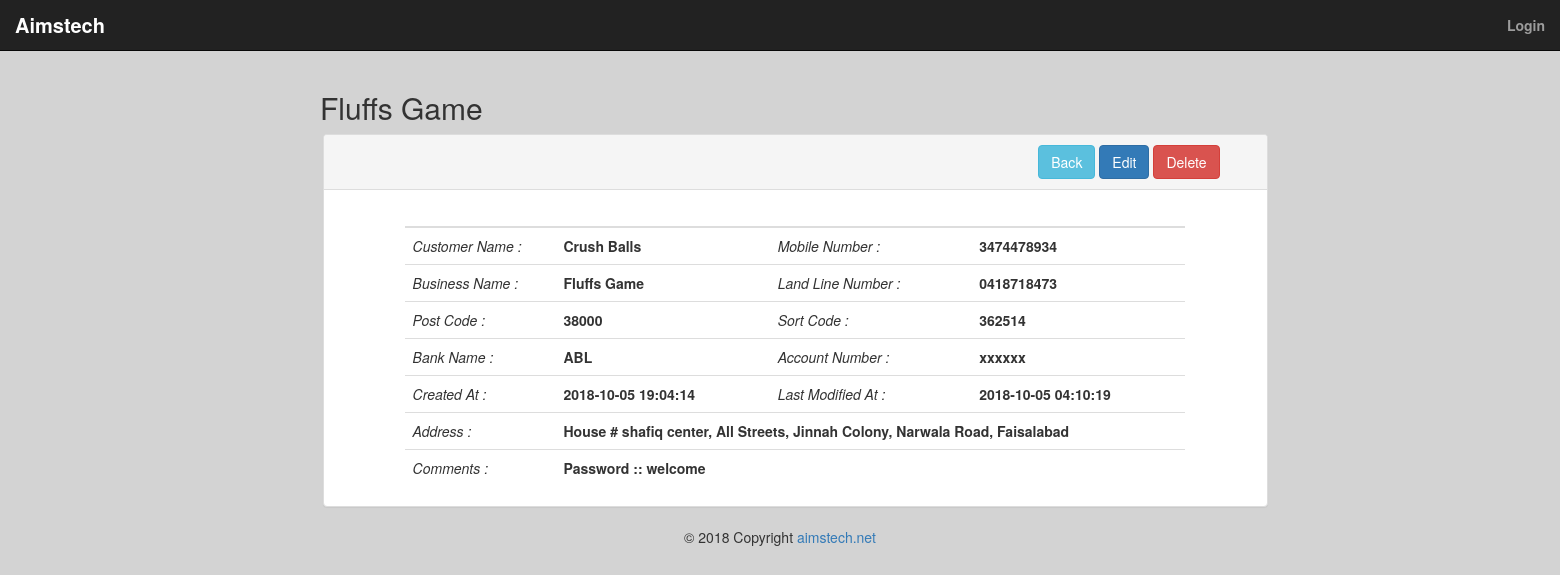
The app's page /callbacks/Fluffs-Game with its own data.
### tables this page shows
CREATE TABLE `callbacks` (
  `id` int(11) NOT NULL,
  `category_id` int(11) NOT NULL,
  `user_id` int(11) NOT NULL,
  `slug` varchar(255) NOT NULL,
  `customerName` varchar(255) NOT NULL,
  `businessName` varchar(255) NOT NULL,
  `mobileNumber` varchar(255) NOT NULL,
  `landLineNumber` varchar(255) NOT NULL,
  `address` varchar(255) NOT NULL,
  `postCode` varchar(255) NOT NULL,
  `bankName` varchar(255) NOT NULL,
  `accountNumber` varchar(255) NOT NULL,
  `sortCode` varchar(255) NOT NULL,
  `comments` varchar(255) NOT NULL,
  `modifiedAt` timestamp NOT NULL DEFAULT CURRENT_TIMESTAMP,
  `createdAt` datetime NOT NULL DEFAULT CURRENT_TIMESTAMP
);

### application/controllers/Callbacks.php (called while the page is built, shortened)
<?php
	class Callbacks extends CI_Controller
	{
		public function view($slug = NULL)
		{
			$data['callback'] = $this->callback_model->get_callbacks($slug);
			$data['title'] = $data['callback']['businessName'];
			$this->load->view('templates/header');
			$this->load->view('callbacks/view', $data);
			$this->load->view('templates/footer');
		}
	}

### index.php (called while the page is built, shortened)
<?php
require_once BASEPATH.'core/CodeIgniter.php';

### application/models/Callback_model.php (called while the page is built, shortened)
<?php
	class Callback_model extends CI_Model
	{
		public function get_callbacks($slug = FALSE)
		{
			$query = $this->db->get_where('callbacks', array('slug' => $slug));
			return $query->row_array();
		}
	}

### application/views/callbacks/view.php (the view, shortened to what this page needs)
<h2 class="col-md-offset-1"><?php echo $callback['businessName']; ?></h2>
<div class="row">
	<div class="col-md-10 col-md-offset-1">
		<div class="panel panel-default">
			<div class="panel-heading clearfix">
				<div class="row col-md-12 col-md-offset-9">
					<a class="btn btn-info" href="<?php echo base_url(); ?>callbacks">Back</a>
					<a class="btn btn-primary" href="<?php echo base_url(); ?>callbacks/edit/<?php echo $callback['slug'] ?>">Edit</a>
					<a href="<?php echo site_url('callbacks/delete/'.$callback['id']); ?>" class="btn btn-danger" onclick="return confirm('Are you sure you want to delete your Callback?')">Delete</a>
				</div>
			</div>
			<br>
			<div class="row">
		    <div class="col-md-10 col-md-offset-1">
		      <table class="table">
		        <thead>
		          <tr>
		            <th></th>
		            <th></th>
		            <th></th>
		            <th></th>
		          </tr>
		        </thead>
		        <tbody>
		          <tr>
		            <td><i>Customer Name :</i></td>
		            <td><strong><?php echo $callback['customerName']; ?></strong></td>
		            <td><i>Mobile Number :</i></td>
		            <td><strong><?php echo $callback['mobileNumber']; ?></strong></td>
		          </tr>
		          <tr>
		            <td><i>Business Name :</i></td>
		            <td><strong><?php echo $callback['businessName']; ?></td>
		            <td><i>Land Line Number :</i></td>
		            <td><strong><?php echo $callback['landLineNumber']; ?></strong></td>
		          </tr>
		          <tr>
		            <td><i>Post Code :</i></td>
		            <td><strong><?php echo $callback['postCode']; ?></strong></td>
		            <td><i>Sort Code :</i></td>
		            <td><strong><?php echo $callback['sortCode']; ?></strong></td>
		          </tr>
		          <tr>
		            <td><i>Bank Name :</i></td>
		            <td><strong><?php echo $callback['bankName']; ?></strong></td>
		            <td><i>Account Number :</i></td>
		            <td><strong><?php echo $callback['accountNumber']; ?></strong></td>
		          </tr>
		          <tr>
		            <td><i>Created At :</i></td>
		            <td><strong><?php echo $callback['createdAt']; ?></strong></td>
		            <td><i>Last Modified At :</i></td>
		            <td><strong><?php echo $callback['modifiedAt']; ?></strong></td>
		          </tr>
		          <tr>
		            <td><i>Address :</i></td>
		            <td colspan="3"><strong><?php echo $callback['address']; ?></strong></td>
		          </tr>
		          <tr>
		            <td><i>Comments :</i></td>
		            <td colspan="3"><strong><?php echo $callback['comments']; ?></strong></td>
		          </tr>
		        </tbody>
		      </table>
		    </div>
		  </div>
		</div>
	</div>
</div>

### assets/css/style.css (style rules this page uses)
body { background: #d3d3d3; }
html, body { height: 100%; margin: 0; }

### records on screen
callbacks: businessName "Fluffs Game", customerName "Crush Balls", mobileNumber "3474478934", landLineNumber "0418718473", postCode "38000", sortCode "362514", bankName "ABL", accountNumber "xxxxxx", createdAt "2018-10-05 19:04:14", modifiedAt "2018-10-05 04:10:19", address "House # shafiq center, All Streets, Jinnah Colony, Narwala Road, Faisalabad", comments "Password :: welcome"
